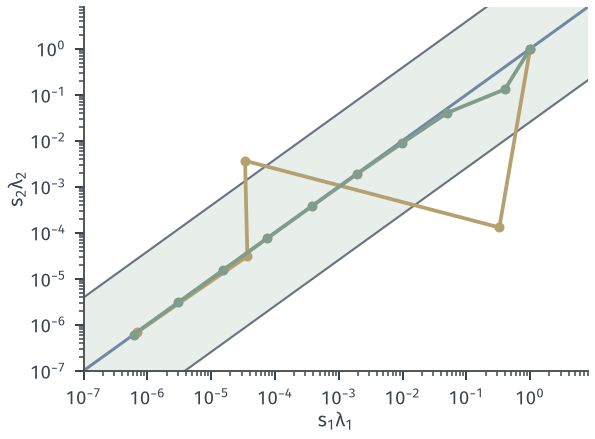

Here is the Python script that generated this plot:
from pathlib import Path
import sys
ROOT = next(p for p in Path(__file__).resolve().parents if (p/"build.sh").is_file() and (p/"tex/book.tex").is_file())
sys.path.insert(0, str(ROOT/"figures/05-optimization/06-constrained-optimization/matplotlib/nlipm-common"))
from nlipm import *
OUT = Path(__file__).resolve().parent
# Complementarity pairs (s1 lam1, s2 lam2) of the running example, log axes.
fig, ax = figure(width_mm=84, height_mm=62)
lo, hi = 1e-7, 8
ax.fill_between([lo, hi], [lo*.05/1.95, hi*.05/1.95], hi, color=GREEN_FILL, lw=0, zorder=0)
ax.loglog([lo, hi], [lo, hi], color=BLUE, lw=1.2, zorder=2)
gam = .05
ax.set_xlim(lo, hi); ax.set_ylim(lo, hi)
w = np.array([lo, hi]); up = w*(2/gam-1); dn = w/(2/gam-1)
ax.fill_between(w, dn, up, color=GREEN_FILL, lw=0, zorder=0)
ax.fill_between(w, up, hi*1e3, color='white', lw=0, zorder=.5); ax.fill_between(w, 1e-12, dn, color='white', lw=0, zorder=.5)
ax.loglog(w, up, color=MUTED, lw=.85, zorder=2); ax.loglog(w, dn, color=MUTED, lw=.85, zorder=2)
h1 = pd_ipm([1, 2], [1, 2], [1, .5], sigma=.2, eta=.9, tol=1e-6)
h2 = pd_ipm([1, 2], [1, 2], [1, .5], sigma=.2, eta=.9999, tol=1e-6, merit=False)
h3 = pd_ipm([1, 2], [1, 2], [1, .5], sigma=.02, eta=.9999, tol=1e-6, merit=False)
P1 = np.array([r['prod'] for r in h1]); P3 = np.array([r['prod'] for r in h3])
ax.loglog(P3[:, 0], P3[:, 1], color=YELLOW, lw=1.5, marker='o', ms=3, zorder=4)
ax.loglog(P1[:, 0], P1[:, 1], color=GREEN, lw=1.5, marker='o', ms=3, zorder=5)
ax.set_xlabel('$s_1\\lambda_1$', labelpad=1); ax.set_ylabel('$s_2\\lambda_2$', labelpad=1)
xi1 = [float(np.min(r['prod'])/r['mu']) for r in h1]; xi3 = [float(np.min(r['prod'])/r['mu']) for r in h3]
save(fig, OUT, 'figure', {'centrality_sigma.2': xi1, 'centrality_sigma.02': xi3, 'alphas_.02': [r.get('a') for r in h3]})
